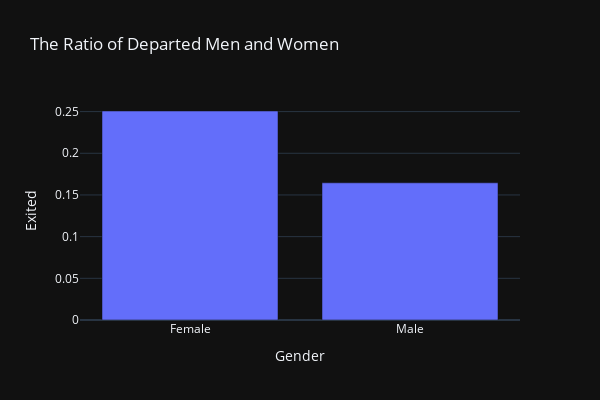

Notebook source saved alongside this figure:
### Markdown cell above
##  Задание 9.6

------

Кто чаще уходит, мужчины или женщины? Постройте график, который иллюстрирует это.

### Code cell
# grouping by gender
gender = churn_df.groupby(['Gender'], as_index=False).mean()
# construction of bar charts
px.bar(
    data_frame=gender,
    x='Gender',
    height=400,
    y='Exited',
    width=600,
    title='The Ratio of Departed Men and Women'
)

### Figure 1 — Plotly figure (JSON) as saved in the notebook; plotly's stock layout.template omitted (floating-point values rounded to 4 significant figures)
{"data": [{"alignmentgroup": "True", "hovertemplate": "Gender=%{x}<br>Exited=%{y}<extra></extra>", "legendgroup": "", "marker": {"color": "#636efa", "pattern": {"shape": ""}}, "name": "", "offsetgroup": "", "orientation": "v", "showlegend": false, "textposition": "auto", "type": "bar", "x": ["Female", "Male"], "xaxis": "x", "y": [0.2507, 0.1646], "yaxis": "y"}], "layout": {"barmode": "relative", "height": 400, "legend": {"tracegroupgap": 0}, "title": {"text": "The Ratio of Departed Men and Women"}, "width": 600, "xaxis": {"anchor": "y", "domain": [0.0, 1.0], "title": {"text": "Gender"}}, "yaxis": {"anchor": "x", "domain": [0.0, 1.0], "title": {"text": "Exited"}}}}
